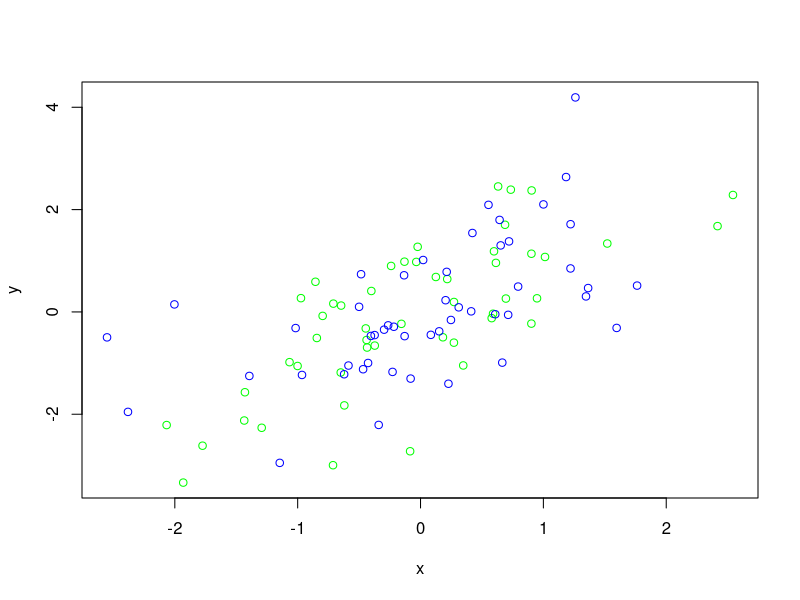

Here is the R script that generated this plot:
# Data types

# Factors
#  Factors in R are stored as a vector of integer values 
#  with a corresponding set of character values to use when the factor is displayed.
#  http://www.r-bloggers.com/data-types-part-3-factors/

# Using subsets to display different colors (see plot-base.R)
#   quantitative variables
x <- rnorm(100)
y <- x + rnorm(100)
#   grouping (factor) variables
?gl    # see data-types.R for info on factor variables
g <- gl(2,50,labels = c("Male","Female"))

x                 #100 quantitative values (no gender)
str(g)
g                 #100 values, 2 levels, 1-50 are Male, 51-100 are Female
x[g=="Female"]    #returns 51-100 values for x

#   Display subsets with different colors
par(mfrow = c(1,1))
plot(x,y,type = "n")
?points
points(x[g=="Male"], y[g=="Male"], col="green")
points(x[g=="Female"], y[g=="Female"], col="blue")